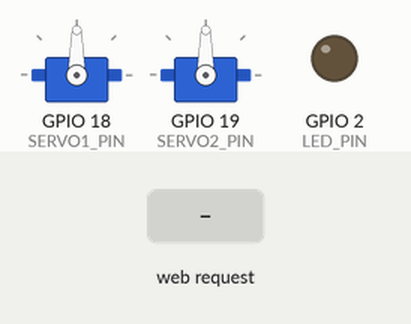
Recording of a sketch running on a simulated ESP32. On the bench: 2 × servo, output pins drawn as LEDs (lit = HIGH). The test bench sets the inputs (shaded band). WiFi joins after 1.5 s; servers stay silent unless stated; what the sketch prints to the serial monitor is not drawn.

Above: at 3.3 s.
3.4 s: HTTP request GET /set?s1=1&s2=1 received
At 4.6 s:
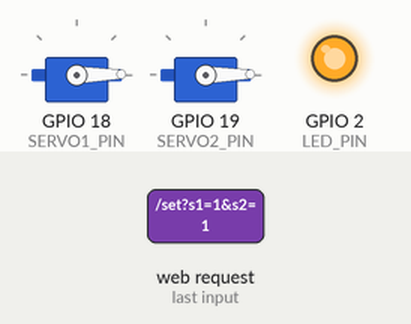
4.9 s: HTTP request GET /set?s1=120&s2=120 received
At 5.9 s:
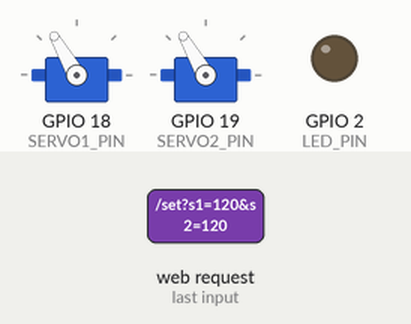
6.4 s: HTTP request GET /set?s1=120&s2=120 received
At 7.1 s:
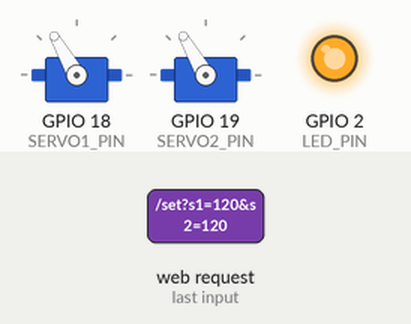
7.9 s: HTTP request GET /set?s1=1&s2=1 received
At 8.2 s:
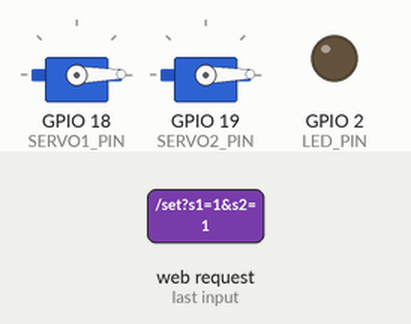
Timing chart, 0 to 10.4 s (numbered marks = the images above; inputs shaded):
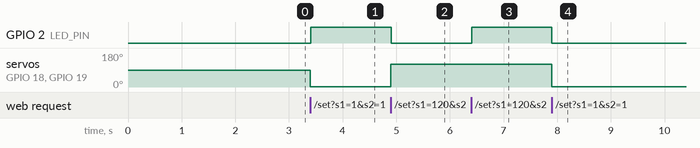

Measured:
- after the input at 3.4 s, GPIO 2 (LED_PIN): LOW → HIGH at once; servo on GPIO 18 (SERVO1_PIN), servo on GPIO 19 (SERVO2_PIN): 90° → 1° at once
- after the input at 4.9 s, GPIO 2 (LED_PIN): HIGH → LOW at once; servo on GPIO 18 (SERVO1_PIN), servo on GPIO 19 (SERVO2_PIN): 1° → 120° at once
- after the input at 6.4 s, GPIO 2 (LED_PIN): LOW → HIGH at once
- after the input at 7.9 s, GPIO 2 (LED_PIN): HIGH → LOW at once; servo on GPIO 18 (SERVO1_PIN), servo on GPIO 19 (SERVO2_PIN): 120° → 1° at once

The sketch:

2DOF_robot_Wificontrol.ino
```cpp
#include <WiFi.h>
#include <WebServer.h>
#include <ESP32Servo.h>
#include <ESPmDNS.h>

// Wi-Fi
const char* WIFI_SSID = "Orange_Swiatlowod_B9F0";
const char* WIFI_PASS = "YxGi5hSMNv2nj6W9za";
const char* AP_SSID   = "ESP32-Servo";
const char* AP_PASS   = "12345678";

// Servos
const int SERVO1_PIN = 18, SERVO2_PIN = 19;
int usMin = 500, usMax = 2500;
Servo s1, s2;
volatile int angle1 = 90, angle2 = 90;

WebServer server(80);
const int LED_PIN = 2;

static inline int clamp(int x,int a,int b){ return x<a?a:(x>b?b:x); }
static inline int angleToUs(int deg){ return map(clamp(deg,0,180),0,180,usMin,usMax); }
static inline void blink(){ pinMode(LED_PIN,OUTPUT); digitalWrite(LED_PIN,!digitalRead(LED_PIN)); }

// ------------ HTML: form + test links (no JS required) -------------
const char PAGE[] PROGMEM = R"HTML(
<!doctype html><html><head><meta charset="utf-8">
<meta name="viewport" content="width=device-width,initial-scale=1">
<title>ESP32 — Two Servo Sliders</title>
<style>
 body{font-family:system-ui,Segoe UI,Roboto,Arial;margin:24px;max-width:720px}
 .card{border:1px solid #ddd;border-radius:8px;padding:16px;margin:12px 0}
 .row{display:flex;align-items:center;gap:12px}
 input[type=range]{width:100%}
 .val{min-width:60px;text-align:right}
 button{padding:10px 16px;border:1px solid #0a7c2f;background:#0db24b;color:#fff;border-radius:8px;font-weight:600}
 a.btn{display:inline-block;margin-right:8px;margin-top:8px;padding:8px 12px;background:#eee;border-radius:6px;text-decoration:none;color:#000;border:1px solid #ccc}
</style></head><body>
<h2>ESP32 – Two Servo Sliders</h2>

<div class="card">
  <b>Quick test links (no JavaScript):</b><br>
  <a class="btn" href="/set?s1=0&s2=0">Both 0°</a>
  <a class="btn" href="/set?s1=90&s2=90">Both 90°</a>
  <a class="btn" href="/set?s1=180&s2=180">Both 180°</a>
</div>

<form class="card" action="/set" method="get">
  <div class="row">
    <label for="s1"><b>Servo 1</b> (GPIO18)</label>
    <input id="s1" name="s1" type="range" min="0" max="180" value="90" step="1" oninput="v1.textContent=this.value">
    <div class="val"><span id="v1">90</span>°</div>
  </div>
  <div class="row" style="margin-top:12px">
    <label for="s2"><b>Servo 2</b> (GPIO19)</label>
    <input id="s2" name="s2" type="range" min="0" max="180" value="90" step="1" oninput="v2.textContent=this.value">
    <div class="val"><span id="v2">90</span>°</div>
  </div>
  <div style="margin-top:16px">
    <button type="submit">Send</button>
  </div>
</form>

<div class="card">
  <b>Status:</b> <a class="btn" href="/status">/status</a> (JSON)
</div>
</body></html>
)HTML";

// ------------ Handlers ------------
void handleRoot(){ Serial.println("[HTTP] GET / (root)"); server.send_P(200,"text/html",PAGE); }

void handleSet(){
  Serial.printf("[HTTP] GET /set  args=%d\n", server.args());
  for(uint8_t i=0;i<server.args();++i)
    Serial.printf("  %s=%s\n", server.argName(i).c_str(), server.arg(i).c_str());

  if(!server.hasArg("s1") || !server.hasArg("s2")){
    server.send(400,"text/plain","Missing s1/s2"); return;
  }
  int a1 = clamp(server.arg("s1").toInt(),0,180);
  int a2 = clamp(server.arg("s2").toInt(),0,180);

  angle1=a1; angle2=a2;
  s1.write(angle1); s2.write(angle2);
  Serial.printf("[SET] S1=%3d° (%4dus), S2=%3d° (%4dus)\n",
                angle1, angleToUs(angle1), angle2, angleToUs(angle2));
  blink();

  // simple response page
  char buf[160];
  snprintf(buf,sizeof(buf),
    "OK\nS1=%d (us~%d)\nS2=%d (us~%d)\nBack: <a href='/'>home</a>",
    angle1, angleToUs(angle1), angle2, angleToUs(angle2));
  server.send(200,"text/html",buf);
}

void handleStatus(){
  char buf[64];
  snprintf(buf,sizeof(buf),"{\"s1\":%d,\"s2\":%d}", angle1, angle2);
  server.send(200,"application/json",buf);
}

void handleNotFound(){
  Serial.printf("[HTTP] 404 %s\n", server.uri().c_str());
  server.send(404,"text/plain","Not found");
}

void startHTTP(){
  server.on("/", HTTP_GET, handleRoot);
  server.on("/set", HTTP_GET, handleSet);
  server.on("/status", HTTP_GET, handleStatus);
  server.onNotFound(handleNotFound);
  server.begin();
  Serial.println("HTTP server started");
}

void setup(){
  pinMode(LED_PIN, OUTPUT); digitalWrite(LED_PIN, LOW);
  Serial.begin(115200); delay(500);
  Serial.println("\nBooting…");
  ESP32PWM::allocateTimer(0); ESP32PWM::allocateTimer(1);
  ESP32PWM::allocateTimer(2); ESP32PWM::allocateTimer(3);
  s1.setPeriodHertz(50); s2.setPeriodHertz(50);
  s1.attach(SERVO1_PIN, usMin, usMax); s2.attach(SERVO2_PIN, usMin, usMax);
  s1.write(angle1); s2.write(angle2);

  WiFi.mode(WIFI_STA);
  WiFi.begin(WIFI_SSID, WIFI_PASS);
  Serial.printf("Connecting to '%s'…\n", WIFI_SSID);
  uint32_t t0=millis(); while(WiFi.status()!=WL_CONNECTED && millis()-t0<20000){ delay(400); Serial.print('.'); }
  Serial.println();
  if(WiFi.status()==WL_CONNECTED){
    Serial.print("Wi-Fi IP: "); Serial.println(WiFi.localIP());
    if(MDNS.begin("esp32")) Serial.println("mDNS: http://esp32.local");
    startHTTP();
  }else{
    Serial.println("STA failed → AP mode");
    WiFi.mode(WIFI_AP); WiFi.softAP(AP_SSID, AP_PASS);
    Serial.print("AP IP: "); Serial.println(WiFi.softAPIP());
    startHTTP();
  }
}

void loop(){ server.handleClient(); }
```
